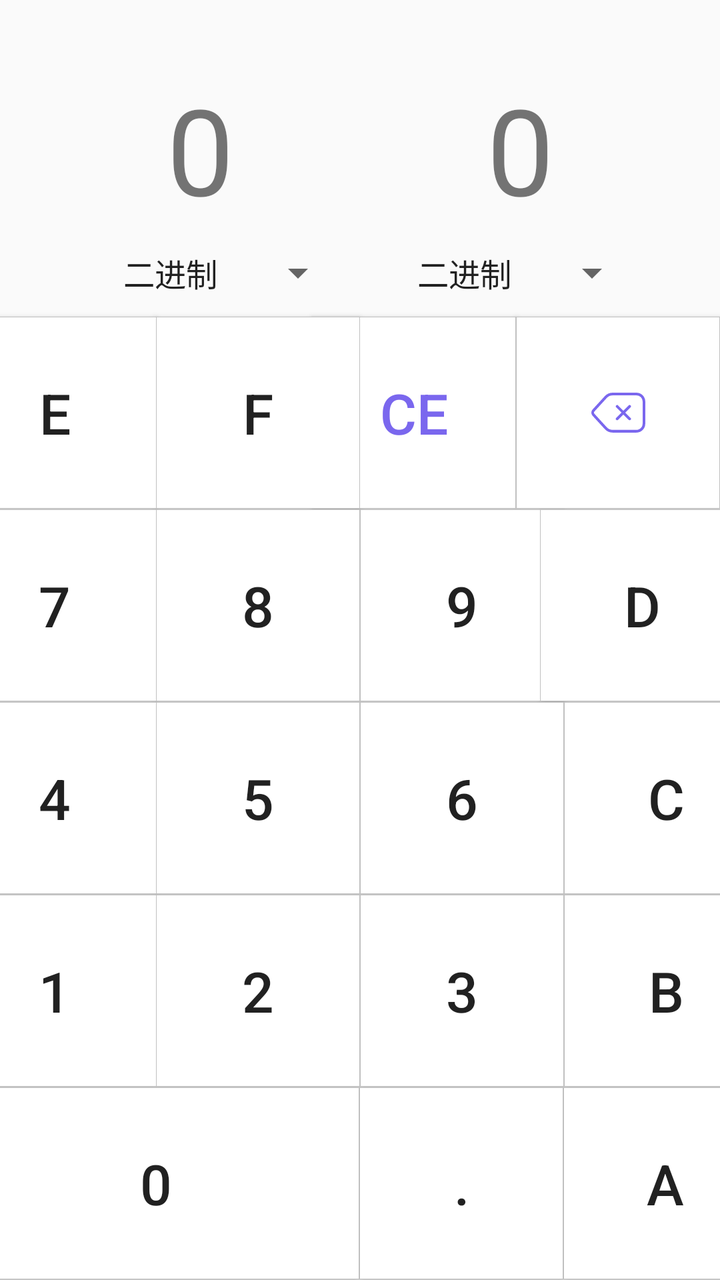
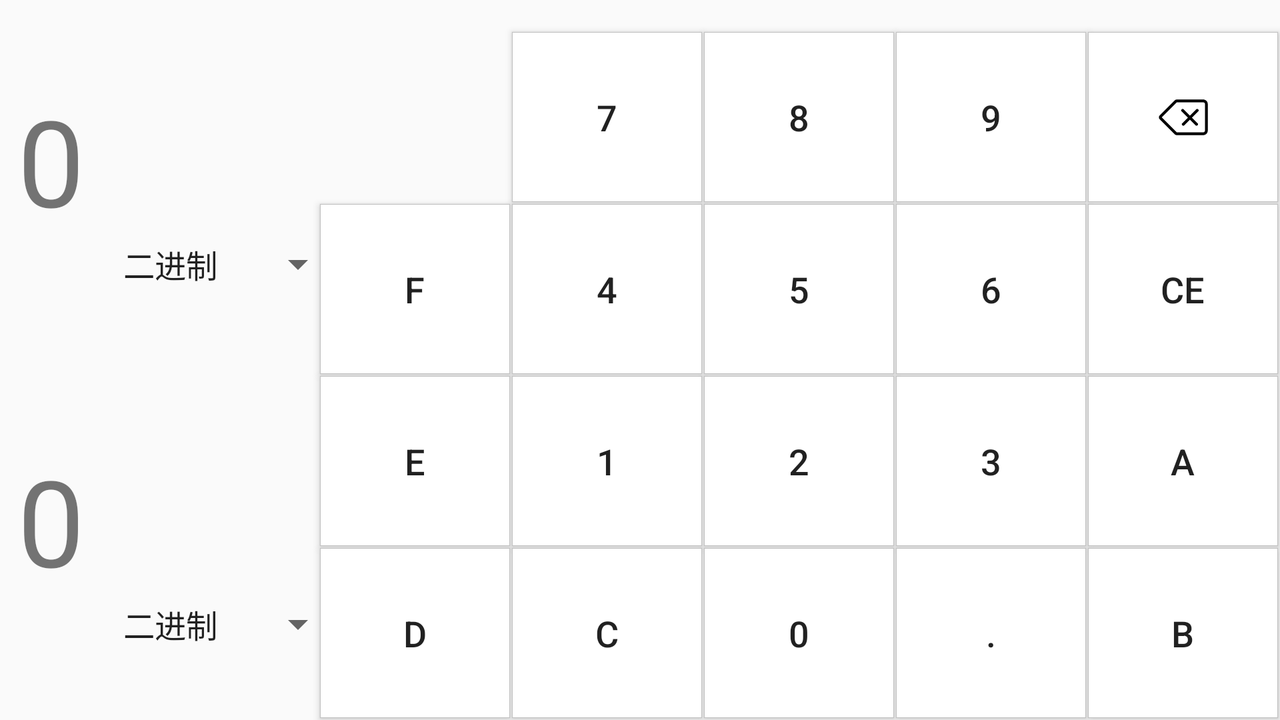

An Android layout and its configuration variant, each rendered on a device that would load it. The default file and the variant file are quoted in full after the pictures.
<!-- AndroidManifest.xml: application theme AppTheme -->
<!-- res/layout/fragment_system.xml -->
<?xml version="1.0" encoding="utf-8"?>
<androidx.constraintlayout.widget.ConstraintLayout
    xmlns:android="http://schemas.android.com/apk/res/android"
    xmlns:app="http://schemas.android.com/apk/res-auto"
    xmlns:tools="http://schemas.android.com/tools"
    android:layout_width="match_parent"
    android:layout_height="match_parent">

    <TextView
        android:id="@+id/sys_textView_1"
        android:layout_width="200dp"
        android:layout_height="wrap_content"
        android:gravity="center"
        style="@style/textViewTextSize"
        android:layout_marginBottom="10dp"
        app:layout_constraintStart_toStartOf="parent"
        app:layout_constraintBottom_toTopOf="@id/sys_spinner_first" />

    <TextView
        android:id="@+id/sys_textView_2"
        android:layout_width="200dp"
        android:layout_height="wrap_content"
        android:gravity="center"
        style="@style/textViewTextSize"
        android:layout_marginBottom="10dp"
        app:layout_constraintEnd_toEndOf="parent"
        app:layout_constraintBottom_toTopOf="@id/sys_spinner_second" />

    <androidx.appcompat.widget.AppCompatSpinner
        android:id="@+id/sys_spinner_first"
        android:layout_width="wrap_content"
        android:layout_height="wrap_content"
        android:entries="@array/array_sys"
        style="@style/common_spinner"
        android:popupTheme="@style/common_spinner"
        android:layout_marginBottom="10dp"
        android:layout_marginLeft="45dp"
        app:layout_constraintBottom_toTopOf="@id/sys_btn_e"
        app:layout_constraintStart_toStartOf="parent"/>

    <androidx.appcompat.widget.AppCompatSpinner
        android:id="@+id/sys_spinner_second"
        android:layout_width="wrap_content"
        android:layout_height="wrap_content"
        android:entries="@array/array_sys"
        style="@style/common_spinner"
        android:popupTheme="@style/common_spinner"
        android:layout_marginBottom="10dp"
        android:layout_marginRight="40dp"
        app:layout_constraintEnd_toEndOf="parent"
        app:layout_constraintBottom_toTopOf="@id/sys_btn_del" />

    <Button
        android:id="@+id/sys_btn_0"
        style="@style/buttonStyle"
        android:layout_width="203dp"
        android:background="@drawable/button_gray_background"
        android:text="0"
        app:layout_constraintBottom_toBottomOf="parent"
        app:layout_constraintEnd_toStartOf="@id/sys_btn_point"
        app:layout_constraintStart_toStartOf="parent" />

    <Button
        android:id="@+id/sys_btn_point"
        style="@style/buttonStyle"
        android:text="."
        android:background="@drawable/button_gray_background"
        app:layout_constraintStart_toEndOf="@id/sys_btn_0"
        app:layout_constraintBottom_toBottomOf="parent"
        app:layout_constraintEnd_toStartOf="@id/sys_btn_a"/>

    <Button
        android:id="@+id/sys_btn_1"
        style="@style/buttonStyle"
        android:background="@drawable/button_gray_background"
        android:text="1"
        app:layout_constraintStart_toStartOf="parent"
        app:layout_constraintBottom_toTopOf="@id/sys_btn_0"
        app:layout_constraintEnd_toStartOf="@id/sys_btn_2"
        />

    <Button
        android:id="@+id/sys_btn_2"
        style="@style/buttonStyle"
        android:background="@drawable/button_gray_background"
        android:text="2"
        app:layout_constraintStart_toEndOf="@id/sys_btn_1"
        app:layout_constraintBottom_toTopOf="@id/sys_btn_0"
        app:layout_constraintEnd_toStartOf="@id/sys_btn_3"
        />

    <Button
        android:id="@+id/sys_btn_3"
        style="@style/buttonStyle"
        android:background="@drawable/button_gray_background"
        android:text="3"
        app:layout_constraintStart_toEndOf="@id/sys_btn_2"
        app:layout_constraintBottom_toTopOf="@id/sys_btn_point"
        app:layout_constraintEnd_toStartOf="@id/sys_btn_b"
        />

    <Button
        android:id="@+id/sys_btn_4"
        style="@style/buttonStyle"
        android:background="@drawable/button_gray_background"
        android:text="4"
        app:layout_constraintStart_toStartOf="parent"
        app:layout_constraintBottom_toTopOf="@id/sys_btn_1"
        app:layout_constraintEnd_toStartOf="@id/sys_btn_5"
        />

    <Button
        android:id="@+id/sys_btn_5"
        style="@style/buttonStyle"
        android:background="@drawable/button_gray_background"
        android:text="5"
        app:layout_constraintStart_toEndOf="@id/sys_btn_4"
        app:layout_constraintBottom_toTopOf="@id/sys_btn_2"
        app:layout_constraintEnd_toStartOf="@id/sys_btn_6"
        />

    <Button
        android:id="@+id/sys_btn_6"
        style="@style/buttonStyle"
        android:background="@drawable/button_gray_background"
        android:text="6"
        app:layout_constraintStart_toEndOf="@id/sys_btn_5"
        app:layout_constraintBottom_toTopOf="@id/sys_btn_3"
        app:layout_constraintEnd_toStartOf="@id/sys_btn_c"
        />

    <Button
        android:id="@+id/sys_btn_7"
        style="@style/buttonStyle"
        android:background="@drawable/button_gray_background"
        android:text="7"
        app:layout_constraintStart_toStartOf="parent"
        app:layout_constraintBottom_toTopOf="@id/sys_btn_4"
        app:layout_constraintEnd_toStartOf="@id/sys_btn_8"
        />

    <Button
        android:id="@+id/sys_btn_8"
        style="@style/buttonStyle"
        android:background="@drawable/button_gray_background"
        android:text="8"
        app:layout_constraintStart_toEndOf="@id/sys_btn_7"
        app:layout_constraintBottom_toTopOf="@id/sys_btn_5"
        app:layout_constraintEnd_toStartOf="@id/sys_btn_9"
        />

    <Button
        android:id="@+id/sys_btn_9"
        style="@style/buttonStyle"
        android:background="@drawable/button_gray_background"
        android:text="9"
        app:layout_constraintStart_toEndOf="@id/sys_btn_8"
        app:layout_constraintBottom_toTopOf="@id/sys_btn_6"
        app:layout_constraintEnd_toStartOf="@id/sys_btn_del"
        />

    <ImageButton
        android:id="@+id/sys_btn_del"
        style="@style/buttonStyle"
        android:translationZ="2dp"
        android:background="@drawable/button_gray_background"
        app:layout_constraintBottom_toTopOf="@id/sys_btn_d"
        app:layout_constraintEnd_toEndOf="parent"
        app:layout_constraintLeft_toRightOf="@id/sys_btn_ce"
        app:srcCompat="@drawable/ic_delete_blue" />

    <Button
        android:id="@+id/sys_btn_ce"
        style="@style/buttonStyle"
        android:background="@drawable/button_gray_background"
        android:text="ce"
        android:textColor="@color/colorBlue"
        app:layout_constraintBottom_toTopOf="@id/sys_btn_9"
        app:layout_constraintEnd_toStartOf="@id/sys_btn_del"
        app:layout_constraintLeft_toRightOf="@id/sys_btn_f" />

    <Button
        android:id="@+id/sys_btn_a"
        style="@style/buttonStyle"
        android:background="@drawable/button_gray_background"
        android:text="A"
        app:layout_constraintBottom_toBottomOf="parent"
        app:layout_constraintEnd_toEndOf="parent"
        app:layout_constraintStart_toEndOf="@id/sys_btn_point"/>

    <Button
        android:id="@+id/sys_btn_b"
        style="@style/buttonStyle"
        android:background="@drawable/button_gray_background"
        android:text="B"
        app:layout_constraintBottom_toTopOf="@id/sys_btn_a"
        app:layout_constraintEnd_toEndOf="parent"
        app:layout_constraintStart_toEndOf="@id/sys_btn_3"/>

    <Button
        android:id="@+id/sys_btn_c"
        style="@style/buttonStyle"
        android:background="@drawable/button_gray_background"
        android:text="C"
        app:layout_constraintBottom_toTopOf="@id/sys_btn_b"
        app:layout_constraintEnd_toEndOf="parent"
        app:layout_constraintStart_toEndOf="@id/sys_btn_6"/>

    <Button
        android:id="@+id/sys_btn_d"
        style="@style/buttonStyle"
        android:background="@drawable/button_gray_background"
        android:text="D"
        app:layout_constraintBottom_toTopOf="@id/sys_btn_c"
        app:layout_constraintEnd_toEndOf="parent"
        app:layout_constraintStart_toEndOf="@id/sys_btn_9"/>

    <Button
        android:id="@+id/sys_btn_e"
        style="@style/buttonStyle"
        android:background="@drawable/button_gray_background"
        android:text="E"
        app:layout_constraintBottom_toTopOf="@id/sys_btn_7"
        app:layout_constraintEnd_toStartOf="@id/sys_btn_f"
        app:layout_constraintStart_toStartOf="parent"/>

    <Button
        android:id="@+id/sys_btn_f"
        style="@style/buttonStyle"
        android:background="@drawable/button_gray_background"
        android:text="F"
        app:layout_constraintBottom_toTopOf="@id/sys_btn_8"
        app:layout_constraintEnd_toStartOf="@id/sys_btn_ce"
        app:layout_constraintStart_toEndOf="@id/sys_btn_e"/>


</androidx.constraintlayout.widget.ConstraintLayout>
<!-- resources referenced by this layout -->
<resources>
  <array name="array_sys">
          <item>二进制</item>
          <item>八进制</item>
          <item>十进制</item>
          <item>十六进制</item>
      </array>
  <color name="colorBlue">#7A67EE</color>
  <!-- drawable button_gray_background (drawable) -->
  <?xml version="1.0" encoding="utf-8"?>
  <selector xmlns:android="http://schemas.android.com/apk/res/android">
      <item android:state_pressed="false">
          <shape>
              <solid android:color="#fff"></solid>
              <stroke android:width="0.05dp"
                  android:color="#c0c0c0"></stroke>
          </shape>
      </item>
  
      <item android:state_pressed="true">
          <shape>
              <solid android:color="@color/light_gray"></solid>
              <stroke android:width="0.05dp"
                  android:color="#c0c0c0"></stroke>
          </shape>
      </item>
  </selector>
  <style name="buttonStyle">
          <item name="android:layout_width">102dp</item>
          <item name="android:layout_height">96dp</item>
          <item name="android:layout_marginBottom">0.025dp</item>
          <item name="android:textSize">28sp</item>
      </style>
  <style name="common_spinner">
          
          <item name="android:popupBackground">#fff</item>
          <item name="android:layout_gravity">center</item>
          <item name="android:gravity">center</item>
          <item name="android:layout_width">wrap_content</item>
          <item name="android:layout_height">match_parent</item>
          
          <item name="android:dropDownVerticalOffset">?attr/actionBarSize</item>
          
          <item name="android:dropDownSelector">@color/light_gray</item>
          
          <item name="android:dropDownListViewStyle">@style/spinnerListStyle</item>
          
          <item name="android:dropDownItemStyle">@style/itemSpinnerStyle</item>
      </style>
  <style name="textViewTextSize">
          <item name="android:textSize">60sp</item>
          <item name="android:text">0</item>
      </style>
  <style name="AppTheme" parent="Theme.AppCompat.Light.DarkActionBar">
          
          <item name="colorPrimary">@color/colorPrimary</item>
          <item name="colorPrimaryDark">@color/colorPrimaryDark</item>
          <item name="colorAccent">@color/colorAccent</item>
      </style>
  <color name="light_gray">#D3D3D3</color>
  <style name="spinnerListStyle" parent="@android:style/Widget.ListView.DropDown">
          <item name="android:divider">@color/light_gray</item>
          <item name="android:dividerHeight">1dp</item>
      </style>
  <style name="itemSpinnerStyle" parent="@android:style/Widget.TextView.SpinnerItem">
          <item name="android:textColor">@color/black</item>
          <item name="android:textSize">30sp</item>
      </style>
  <color name="colorPrimary">#008577</color>
  <color name="colorPrimaryDark">#00574B</color>
  <color name="colorAccent">#D81B60</color>
  <color name="black">#000000</color>
</resources>
<!-- res/layout-land/fragment_system.xml (the repository's variant of the layout above) -->
<!-- drawn on the phone turned sideways -->
<?xml version="1.0" encoding="utf-8"?>
<androidx.constraintlayout.widget.ConstraintLayout
    xmlns:android="http://schemas.android.com/apk/res/android"
    xmlns:app="http://schemas.android.com/apk/res-auto"
    xmlns:tools="http://schemas.android.com/tools"
    android:layout_width="match_parent"
    android:layout_height="match_parent">

    <TextView
        android:id="@+id/sys_textView_1"
        android:layout_width="270dp"
        android:layout_height="wrap_content"
        android:gravity="center"
        style="@style/textViewTextSize"
        android:layout_marginTop="40dp"
        app:layout_constraintEnd_toStartOf="@id/sys_btn_f"
        app:layout_constraintTop_toTopOf="parent" />

    <TextView
        android:id="@+id/sys_textView_2"
        android:layout_width="270dp"
        android:layout_height="wrap_content"
        android:gravity="center"
        style="@style/textViewTextSize"
        android:layout_marginBottom="60dp"
        app:layout_constraintEnd_toStartOf="@id/sys_btn_e"
        app:layout_constraintBottom_toBottomOf="parent"/>

    <androidx.appcompat.widget.AppCompatSpinner
        android:id="@+id/sys_spinner_first"
        android:layout_width="wrap_content"
        android:layout_height="wrap_content"
        android:entries="@array/array_sys"
        style="@style/common_spinner"
        android:popupTheme="@style/common_spinner"
        android:layout_marginLeft="45dp"
        app:layout_constraintStart_toStartOf="parent"
        app:layout_constraintTop_toBottomOf="@id/sys_textView_1" />

    <androidx.appcompat.widget.AppCompatSpinner
        android:id="@+id/sys_spinner_second"
        android:layout_width="wrap_content"
        android:layout_height="wrap_content"
        android:entries="@array/array_sys"
        style="@style/common_spinner"
        android:popupTheme="@style/common_spinner"
        android:layout_marginLeft="45dp"
        app:layout_constraintStart_toStartOf="parent"
        app:layout_constraintTop_toBottomOf="@id/sys_textView_2" />

    <Button
        android:id="@+id/sys_btn_0"
        style="@style/buttonLandStyle"
        android:layout_height="85dp"
        android:background="@drawable/button_gray_background"
        android:text="0"
        app:layout_constraintBottom_toBottomOf="parent"
        app:layout_constraintEnd_toStartOf="@id/sys_btn_point" />

    <Button
        android:id="@+id/sys_btn_point"
        style="@style/buttonLandStyle"
        android:layout_height="85dp"
        android:text="."
        android:background="@drawable/button_gray_background"
        app:layout_constraintBottom_toBottomOf="parent"
        app:layout_constraintEnd_toStartOf="@id/sys_btn_b"/>

    <Button
        android:id="@+id/sys_btn_c"
        style="@style/buttonLandStyle"
        android:layout_height="85dp"
        android:background="@drawable/button_gray_background"
        android:text="c"
        app:layout_constraintBottom_toBottomOf="parent"
        app:layout_constraintEnd_toStartOf="@id/sys_btn_0"
        />

    <Button
        android:id="@+id/sys_btn_d"
        style="@style/buttonLandStyle"
        android:layout_height="85dp"
        android:background="@drawable/button_gray_background"
        android:text="d"
        app:layout_constraintBottom_toBottomOf="parent"
        app:layout_constraintEnd_toStartOf="@id/sys_btn_c"
        />

    <Button
        android:id="@+id/sys_btn_e"
        style="@style/buttonLandStyle"
        android:layout_height="85dp"
        android:background="@drawable/button_gray_background"
        android:text="e"
        app:layout_constraintBottom_toTopOf="@id/sys_btn_d"
        app:layout_constraintEnd_toStartOf="@id/sys_btn_1"
        />

    <Button
        android:id="@+id/sys_btn_f"
        style="@style/buttonLandStyle"
        android:layout_height="85dp"
        android:background="@drawable/button_gray_background"
        android:text="f"
        app:layout_constraintBottom_toTopOf="@id/sys_btn_e"
        app:layout_constraintEnd_toStartOf="@id/sys_btn_4"
        />

    <Button
        android:id="@+id/sys_btn_1"
        style="@style/buttonLandStyle"
        android:layout_height="85dp"
        android:background="@drawable/button_gray_background"
        android:text="1"
        app:layout_constraintBottom_toTopOf="@id/sys_btn_0"
        app:layout_constraintEnd_toStartOf="@id/sys_btn_2"
        />

    <Button
        android:id="@+id/sys_btn_2"
        style="@style/buttonLandStyle"
        android:layout_height="85dp"
        android:background="@drawable/button_gray_background"
        android:text="2"
        app:layout_constraintBottom_toTopOf="@id/sys_btn_0"
        app:layout_constraintEnd_toStartOf="@id/sys_btn_3"
        />

    <Button
        android:id="@+id/sys_btn_3"
        style="@style/buttonLandStyle"
        android:layout_height="85dp"
        android:background="@drawable/button_gray_background"
        android:text="3"
        app:layout_constraintBottom_toTopOf="@id/sys_btn_point"
        app:layout_constraintEnd_toStartOf="@id/sys_btn_a"
        />

    <Button
        android:id="@+id/sys_btn_4"
        style="@style/buttonLandStyle"
        android:layout_height="85dp"
        android:background="@drawable/button_gray_background"
        android:text="4"

        app:layout_constraintBottom_toTopOf="@id/sys_btn_1"
        app:layout_constraintEnd_toStartOf="@id/sys_btn_5"
        />

    <Button
        android:id="@+id/sys_btn_5"
        style="@style/buttonLandStyle"
        android:layout_height="85dp"
        android:background="@drawable/button_gray_background"
        android:text="5"

        app:layout_constraintBottom_toTopOf="@id/sys_btn_2"
        app:layout_constraintEnd_toStartOf="@id/sys_btn_6"
        />

    <Button
        android:id="@+id/sys_btn_6"
        style="@style/buttonLandStyle"
        android:layout_height="85dp"
        android:background="@drawable/button_gray_background"
        android:text="6"
        app:layout_constraintBottom_toTopOf="@id/sys_btn_3"
        app:layout_constraintEnd_toStartOf="@id/sys_btn_ce"
        />

    <Button
        android:id="@+id/sys_btn_7"
        style="@style/buttonLandStyle"
        android:layout_height="85dp"
        android:background="@drawable/button_gray_background"
        android:text="7"
        app:layout_constraintBottom_toTopOf="@id/sys_btn_4"
        app:layout_constraintEnd_toStartOf="@id/sys_btn_8"
        />

    <Button
        android:id="@+id/sys_btn_8"
        style="@style/buttonLandStyle"
        android:layout_height="85dp"
        android:background="@drawable/button_gray_background"
        android:text="8"
        app:layout_constraintBottom_toTopOf="@id/sys_btn_5"
        app:layout_constraintEnd_toStartOf="@id/sys_btn_9"
        />

    <Button
        android:id="@+id/sys_btn_9"
        style="@style/buttonLandStyle"
        android:layout_height="85dp"
        android:background="@drawable/button_gray_background"
        android:text="9"
        app:layout_constraintBottom_toTopOf="@id/sys_btn_6"
        app:layout_constraintEnd_toStartOf="@id/sys_btn_del"
        />

    <ImageButton
        android:id="@+id/sys_btn_del"
        style="@style/buttonLandStyle"
        android:layout_height="85dp"
        android:translationZ="2dp"
        android:background="@drawable/button_gray_background"
        app:layout_constraintBottom_toTopOf="@id/sys_btn_ce"
        app:layout_constraintEnd_toEndOf="parent"
        app:srcCompat="@drawable/ic_delete" />

    <Button
        android:id="@+id/sys_btn_ce"
        style="@style/buttonLandStyle"
        android:background="@drawable/button_gray_background"
        android:layout_height="85dp"
        android:text="ce"
        app:layout_constraintBottom_toTopOf="@id/sys_btn_a"
        app:layout_constraintEnd_toEndOf="parent" />

    <Button
        android:id="@+id/sys_btn_a"
        style="@style/buttonLandStyle"
        android:background="@drawable/button_gray_background"
        android:layout_height="85dp"
        android:text="a"
        app:layout_constraintBottom_toTopOf="@id/sys_btn_b"
        app:layout_constraintEnd_toEndOf="parent" />

    <Button
        android:id="@+id/sys_btn_b"
        style="@style/buttonLandStyle"
        android:background="@drawable/button_gray_background"
        android:layout_height="85dp"
        android:text="b"
        app:layout_constraintBottom_toBottomOf="parent"
        app:layout_constraintEnd_toEndOf="parent" />


</androidx.constraintlayout.widget.ConstraintLayout>
<!-- resources referenced by the variant -->
<!-- as the phone turned sideways resolves them -->
<resources>
  <array name="array_sys">
          <item>二进制</item>
          <item>八进制</item>
          <item>十进制</item>
          <item>十六进制</item>
      </array>
  <!-- drawable button_gray_background (drawable) -->
  <?xml version="1.0" encoding="utf-8"?>
  <selector xmlns:android="http://schemas.android.com/apk/res/android">
      <item android:state_pressed="false">
          <shape>
              <solid android:color="#fff"></solid>
              <stroke android:width="0.05dp"
                  android:color="#c0c0c0"></stroke>
          </shape>
      </item>
  
      <item android:state_pressed="true">
          <shape>
              <solid android:color="@color/light_gray"></solid>
              <stroke android:width="0.05dp"
                  android:color="#c0c0c0"></stroke>
          </shape>
      </item>
  </selector>
  <style name="buttonLandStyle">
          <item name="android:layout_width">95dp</item>
          <item name="android:layout_height">50dp</item>
          <item name="android:layout_marginBottom">1dp</item>
          <item name="android:layout_marginRight">1dp</item>
          <item name="android:textSize">18sp</item>
      </style>
  <style name="common_spinner">
          
          <item name="android:popupBackground">#fff</item>
          <item name="android:layout_gravity">center</item>
          <item name="android:gravity">center</item>
          <item name="android:layout_width">wrap_content</item>
          <item name="android:layout_height">match_parent</item>
          
          <item name="android:dropDownVerticalOffset">?attr/actionBarSize</item>
          
          <item name="android:dropDownSelector">@color/light_gray</item>
          
          <item name="android:dropDownListViewStyle">@style/spinnerListStyle</item>
          
          <item name="android:dropDownItemStyle">@style/itemSpinnerStyle</item>
      </style>
  <style name="textViewTextSize">
          <item name="android:textSize">60sp</item>
          <item name="android:text">0</item>
      </style>
  <style name="AppTheme" parent="Theme.AppCompat.Light.DarkActionBar">
          
          <item name="colorPrimary">@color/colorPrimary</item>
          <item name="colorPrimaryDark">@color/colorPrimaryDark</item>
          <item name="colorAccent">@color/colorAccent</item>
      </style>
  <color name="light_gray">#D3D3D3</color>
  <style name="spinnerListStyle" parent="@android:style/Widget.ListView.DropDown">
          <item name="android:divider">@color/light_gray</item>
          <item name="android:dividerHeight">1dp</item>
      </style>
  <style name="itemSpinnerStyle" parent="@android:style/Widget.TextView.SpinnerItem">
          <item name="android:textColor">@color/black</item>
          <item name="android:textSize">30sp</item>
      </style>
  <color name="colorPrimary">#008577</color>
  <color name="colorPrimaryDark">#00574B</color>
  <color name="colorAccent">#D81B60</color>
  <color name="black">#000000</color>
</resources>
